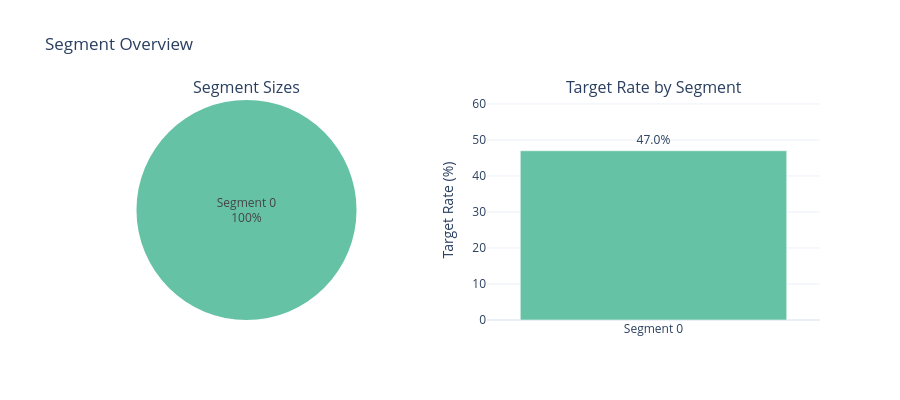

This figure's notebook cell:
### Markdown cell above
## 4.9 Data Segmentation Analysis

**Purpose:** Determine if the dataset contains natural subgroups that might benefit from separate models.

**📖 Why This Matters:**
- Some datasets have distinct customer segments with very different behaviors
- A single model might struggle to capture patterns that vary significantly across segments
- Segmented models can improve accuracy but add maintenance complexity

**Recommendations:**
- **single_model** - Data is homogeneous; one model for all records
- **consider_segmentation** - Some variation exists; evaluate if complexity is worth it
- **strong_segmentation** - Distinct segments with different target rates; separate models likely beneficial

**Important:** This is exploratory guidance only. The final decision depends on business context, model complexity tolerance, and available resources.

### Code cell
from customer_retention.core.compat import is_databricks
from customer_retention.stages.profiling import SegmentAnalyzer, SparkSegmentAnalyzer

MAX_SEGMENT_SAMPLE_SIZE = 50_000

if is_databricks():
    segment_analyzer = SparkSegmentAnalyzer(max_sample_size=MAX_SEGMENT_SAMPLE_SIZE)
else:
    segment_analyzer = SegmentAnalyzer()

# Find target column if detected
target_col = None
for col_name, col_info in findings.columns.items():
    if col_info.inferred_type == ColumnType.TARGET:
        target_col = col_name
        break

# Run segmentation analysis using numeric features
print("="*70)
print("DATA SEGMENTATION ANALYSIS")
print("="*70)

segmentation = segment_analyzer.analyze(
    df,
    target_col=target_col,
    feature_cols=numeric_cols if numeric_cols else None,
    max_segments=5
)

print("\n🎯 Analysis Results:")
print(f"   Method: {segmentation.method.value}")
print(f"   Detected Segments: {segmentation.n_segments}")
print(f"   Cluster Quality Score: {segmentation.quality_score:.2f}")
if segmentation.target_variance_ratio is not None:
    print(f"   Target Variance Ratio: {segmentation.target_variance_ratio:.2f}")

print("\n📊 Segment Profiles:")
for profile in segmentation.profiles:
    target_info = f" | Target Rate: {profile.target_rate*100:.1f}%" if profile.target_rate is not None else ""
    print(f"   Segment {profile.segment_id}: {profile.size:,} records ({profile.size_pct:.1f}%){target_info}")

# Display recommendation card
fig = charts.segment_recommendation_card(segmentation)
display_figure(fig)

# Display segment overview
fig = charts.segment_overview(segmentation, title="Segment Overview")
display_figure(fig)

# Display feature comparison if we have features
if segmentation.n_segments > 1 and any(p.defining_features for p in segmentation.profiles):
    fig = charts.segment_feature_comparison(segmentation, title="Feature Comparison Across Segments")
    display_figure(fig)

print("\n📝 Rationale:")
for reason in segmentation.rationale:
    print(f"   • {reason}")

### Figure 1 — Plotly figure (JSON) as saved in the notebook; plotly's stock layout.template omitted (floating-point values rounded to 4 significant figures)
{"data": [{"domain": {"x": [0.0, 0.45], "y": [0.0, 1.0]}, "hovertemplate": "<b>%{label}</b><br>Size: %{value:.1f}%<extra></extra>", "labels": ["Segment 0"], "marker": {"colors": ["rgb(102,194,165)"]}, "textinfo": "label+percent", "type": "pie", "values": [100.0]}, {"hovertemplate": "<b>%{x}</b><br>Target Rate: %{y:.1f}%<extra></extra>", "marker": {"color": ["rgb(102,194,165)"]}, "text": ["47.0%"], "textposition": "outside", "type": "bar", "x": ["Segment 0"], "xaxis": "x", "y": [47.0], "yaxis": "y"}], "layout": {"annotations": [{"font": {"size": 16}, "showarrow": false, "text": "Segment Sizes", "x": 0.225, "xanchor": "center", "xref": "paper", "y": 1.0, "yanchor": "bottom", "yref": "paper"}, {"font": {"size": 16}, "showarrow": false, "text": "Target Rate by Segment", "x": 0.775, "xanchor": "center", "xref": "paper", "y": 1.0, "yanchor": "bottom", "yref": "paper"}], "height": 400, "showlegend": false, "title": {"text": "Segment Overview"}, "xaxis": {"anchor": "y", "domain": [0.55, 1.0]}, "yaxis": {"anchor": "x", "domain": [0.0, 1.0], "range": [0, 61.1], "title": {"text": "Target Rate (%)"}}}}
